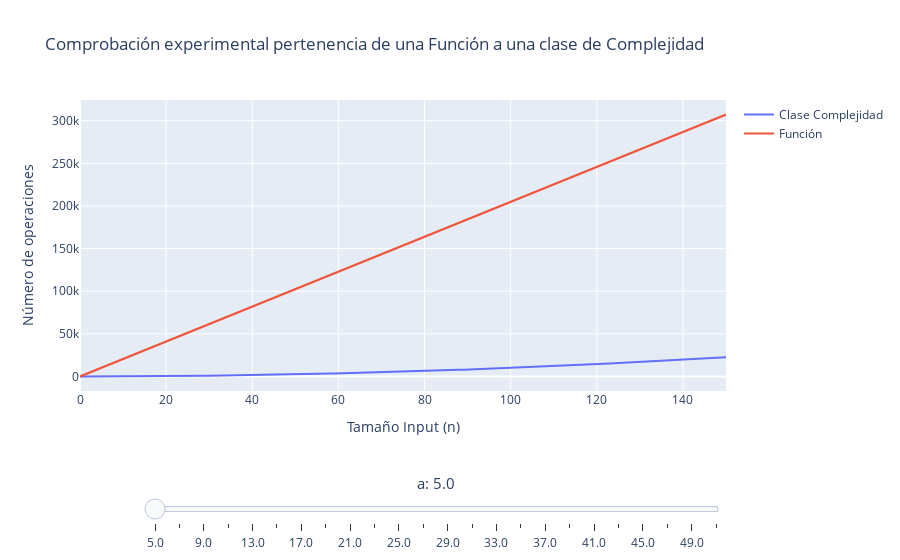

The cell this chart's notebook holds for it:
### Markdown cell above
#### `do_schoolbook` $\in O(i^2)$ operaciones

### Code cell
O_n2 = [O_schoolbook(n) for n in range(len(L_S_DIFF))]
valores_funcion = [i[2] for i in L_S_DIFF]

pintar_con_deslizador(   funcion=valores_funcion, 
                        clase_complejidad=O_n2, 
                        deslizador=np.linspace(5, 51, 24),
                        verbose = True)
# 1s aprox

### Figure 1 — Plotly figure (JSON) as saved in the notebook; plotly's stock layout.template omitted (floating-point values rounded to 4 significant figures; data arrays with more than 128 entries replaced by an {"elided": "..."} marker saying what was removed)
{"data": [{"mode": "lines", "name": "Clase Complejidad", "type": "scatter", "x": {"elided": "151 int values"}, "y": {"elided": "151 int values"}}, {"mode": "lines", "name": "Función", "type": "scatter", "x": {"elided": "151 int values"}, "y": {"elided": "151 int values"}}], "layout": {"sliders": [{"currentvalue": {"font": {"size": 15}, "prefix": "a: ", "visible": true, "xanchor": "center"}, "len": 0.9, "steps": [{"args": [["5.0"], {"frame": {"duration": 100, "redraw": true}, "mode": "immediate", "transition": {"duration": 0}}], "label": "5.0", "method": "animate"}, {"args": [["7.0"], {"frame": {"duration": 100, "redraw": true}, "mode": "immediate", "transition": {"duration": 0}}], "label": "7.0", "method": "animate"}, {"args": [["9.0"], {"frame": {"duration": 100, "redraw": true}, "mode": "immediate", "transition": {"duration": 0}}], "label": "9.0", "method": "animate"}, {"args": [["11.0"], {"frame": {"duration": 100, "redraw": true}, "mode": "immediate", "transition": {"duration": 0}}], "label": "11.0", "method": "animate"}, {"args": [["13.0"], {"frame": {"duration": 100, "redraw": true}, "mode": "immediate", "transition": {"duration": 0}}], "label": "13.0", "method": "animate"}, {"args": [["15.0"], {"frame": {"duration": 100, "redraw": true}, "mode": "immediate", "transition": {"duration": 0}}], "label": "15.0", "method": "animate"}, {"args": [["17.0"], {"frame": {"duration": 100, "redraw": true}, "mode": "immediate", "transition": {"duration": 0}}], "label": "17.0", "method": "animate"}, {"args": [["19.0"], {"frame": {"duration": 100, "redraw": true}, "mode": "immediate", "transition": {"duration": 0}}], "label": "19.0", "method": "animate"}, {"args": [["21.0"], {"frame": {"duration": 100, "redraw": true}, "mode": "immediate", "transition": {"duration": 0}}], "label": "21.0", "method": "animate"}, {"args": [["23.0"], {"frame": {"duration": 100, "redraw": true}, "mode": "immediate", "transition": {"duration": 0}}], "label": "23.0", "method": "animate"}, {"args": [["25.0"], {"frame": {"duration": 100, "redraw": true}, "mode": "immediate", "transition": {"duration": 0}}], "label": "25.0", "method": "animate"}, {"args": [["27.0"], {"frame": {"duration": 100, "redraw": true}, "mode": "immediate", "transition": {"duration": 0}}], "label": "27.0", "method": "animate"}, {"args": [["29.0"], {"frame": {"duration": 100, "redraw": true}, "mode": "immediate", "transition": {"duration": 0}}], "label": "29.0", "method": "animate"}, {"args": [["31.0"], {"frame": {"duration": 100, "redraw": true}, "mode": "immediate", "transition": {"duration": 0}}], "label": "31.0", "method": "animate"}, {"args": [["33.0"], {"frame": {"duration": 100, "redraw": true}, "mode": "immediate", "transition": {"duration": 0}}], "label": "33.0", "method": "animate"}, {"args": [["35.0"], {"frame": {"duration": 100, "redraw": true}, "mode": "immediate", "transition": {"duration": 0}}], "label": "35.0", "method": "animate"}, {"args": [["37.0"], {"frame": {"duration": 100, "redraw": true}, "mode": "immediate", "transition": {"duration": 0}}], "label": "37.0", "method": "animate"}, {"args": [["39.0"], {"frame": {"duration": 100, "redraw": true}, "mode": "immediate", "transition": {"duration": 0}}], "label": "39.0", "method": "animate"}, {"args": [["41.0"], {"frame": {"duration": 100, "redraw": true}, "mode": "immediate", "transition": {"duration": 0}}], "label": "41.0", "method": "animate"}, {"args": [["43.0"], {"frame": {"duration": 100, "redraw": true}, "mode": "immediate", "transition": {"duration": 0}}], "label": "43.0", "method": "animate"}, {"args": [["45.0"], {"frame": {"duration": 100, "redraw": true}, "mode": "immediate", "transition": {"duration": 0}}], "label": "45.0", "method": "animate"}, {"args": [["47.0"], {"frame": {"duration": 100, "redraw": true}, "mode": "immediate", "transition": {"duration": 0}}], "label": "47.0", "method": "animate"}, {"args": [["49.0"], {"frame": {"duration": 100, "redraw": true}, "mode": "immediate", "transition": {"duration": 0}}], "label": "49.0", "method": "animate"}, {"args": [["51.0"], {"frame": {"duration": 100, "redraw": true}, "mode": "immediate", "transition": {"duration": 0}}], "label": "51.0", "method": "animate"}], "transition": {"duration": 0}, "x": 0.1, "y": -0.2}], "title": {"text": "Comprobación experimental pertenencia de una Función a una clase de Complejidad"}, "xaxis": {"title": {"text": "Tamaño Input (n)"}}, "yaxis": {"title": {"text": "Número de operaciones"}}}}
